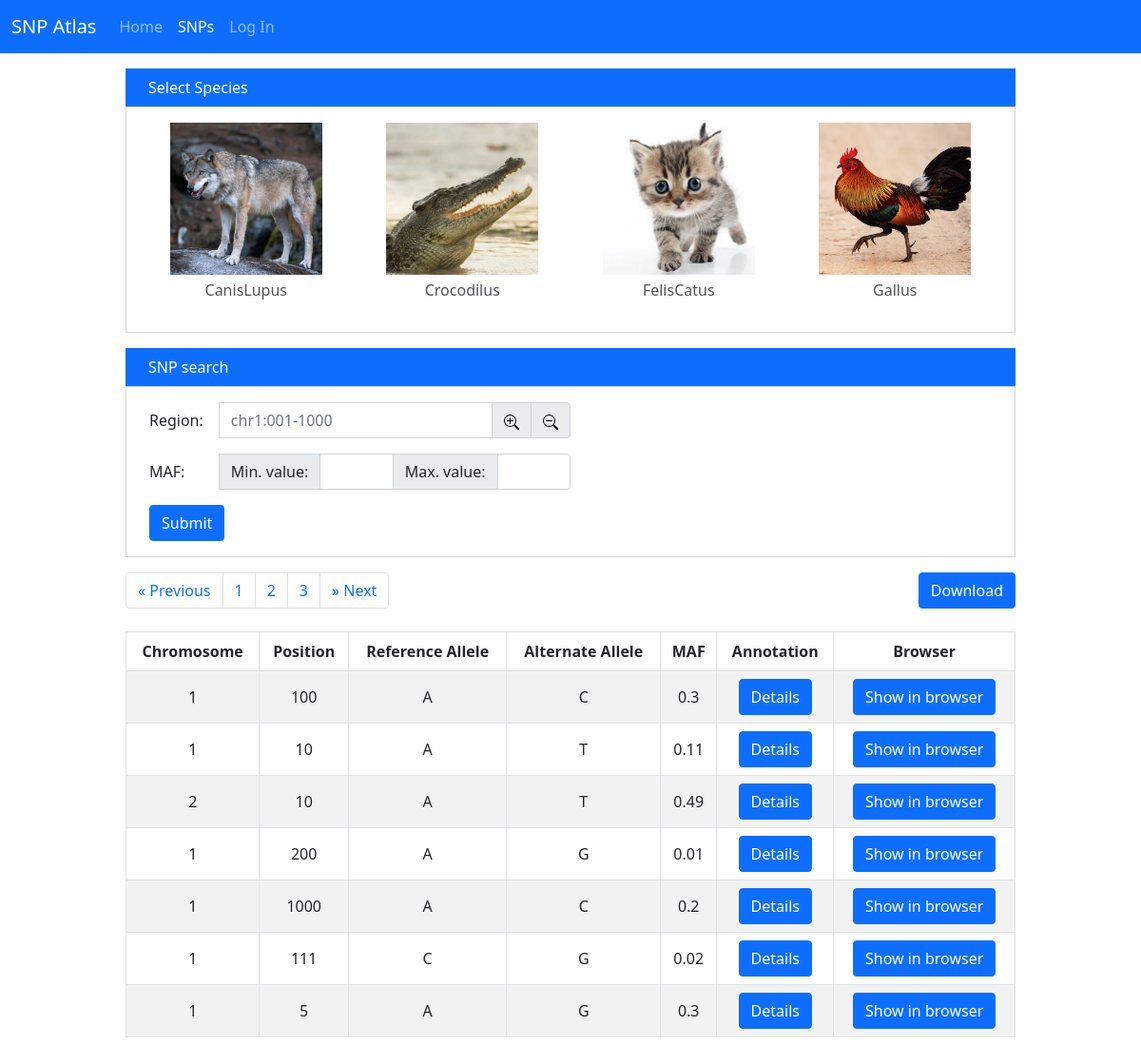
Page /snps/ on the committed database.
### snps/models.py (models this page shows, shortened)
class Species(models.Model):
    reference_genome = models.CharField(max_length=200, unique=True, null=False)
    name = models.CharField(max_length=200, null=False)
    image = models.ImageField(upload_to="images/")

class SNP(models.Model):
    chromosome = models.IntegerField()
    coordinate = models.IntegerField()
    reference_allele = models.CharField(max_length=1, choices=NUCLEOTIDES)
    alternative_allele = models.CharField(max_length=1, choices=NUCLEOTIDES)
    MAF = models.FloatField()
    sample = models.ForeignKey(Sample, on_delete=models.CASCADE)
    class Meta:
        unique_together = ["chromosome", "coordinate", "sample"]
        constraints = [
            models.CheckConstraint(check = ~models.Q(alternative_allele = models.F('reference_allele')),
                name='snips_cannot_be_equal'),
            models.CheckConstraint(check = models.Q(MAF__gte=0.0) & models.Q(MAF__lte=0.5),
                name='MAF_range')
        ]

### snps/views.py (the view)
# urls.py: path('', include('snps.urls')),
def snps(request):
    species_name = request.GET.get('chosen_species')
    if request.method == 'POST':
        form = SNPFilterForm(request.POST)
        annotations = AnnotationForm(request.POST)
        species_name = request.POST.get('chosen_species')
        region = request.POST.get('region')
        maf_min = request.POST.get('maf_min')
        maf_max = request.POST.get('maf_max')
    else:
        form = SNPFilterForm()
        annotations = AnnotationForm()
        region = None
        maf_min = None
        maf_max = None
    species = Species.objects.all()
    snps = SNP.objects.all()
    samples = Sample.objects.all()
    if species_name:
        chosen_species = Species.objects.get(name=species_name)
        samples = list(samples.filter(species=chosen_species))
        snps = snps.filter(sample__in=samples)
    if region:
        chromosome, start, end = parse_region(region)
        snps = snps.filter(chromosome=chromosome, coordinate__gte=start, coordinate__lte=end)
    if maf_min and maf_max:
        snps = snps.filter(MAF__gte=maf_min, MAF__lte=maf_max)
    context = {
        'snps': snps,
        'species_name': species_name,
        'species': species,
        'form' : form,
        'annot_form': annotations
    }
    return render(request, 'snps/snps.html', context)

### snps/forms.py
class SNPFilterForm(forms.Form):
    region = forms.CharField(
        label = 'Region',
        widget = forms.TextInput(attrs={'placeholder': 'chr1:001-1000', 'pattern': '^chr\d+:\d+-\d+$',
                                      'class': 'form-control', 'style': 'max-width: 400px;',
                                      'id': 'id_region'})
    )
    maf_min = forms.DecimalField(
        label = 'Min. value',
        widget = forms.NumberInput(attrs={'min': '0', 'max': '1', 'step': '0.01', 'id': 'id_maf_min',
                                        'class': 'form-control', 'style': 'max-width: 100px;'})
    )
    maf_max = forms.DecimalField(
        label = 'Max. value',
        widget = forms.NumberInput(attrs={'min': '0', 'max': '0.5', 'step': '0.01', 'id': 'id_maf_max',
                                        'class': 'form-control', 'style': 'max-width: 100px;'})
    )

class AnnotationForm(ModelForm):
    class Meta:
        model = Annotation
        fields = ['group', 'text']
        widgets = {
            'group' : forms.TextInput(attrs={'class' : 'form-control'}),
            'text' : forms.Textarea(attrs={'class' : 'form-control'}),
        }
        labels = {
            'group': 'Group',
            'text': 'Text',
        }

### snps/templates/snps/snps.html (shortened to what this page needs)
{% extends 'base.html' %}
{% block content %}
<body>
  <nav class="navbar navbar-expand-lg navbar-dark bg-primary">
    <div class="container-fluid">
      <a class="navbar-brand" target="_blank" href="#">SNP Atlas</a>
      <div class="collapse navbar-collapse" id="navbarNav">
        <ul class="navbar-nav me-auto mb-2 mb-lg-0">
          <li class="nav-item">
            <a class="nav-link" aria-current="page" href="{% url 'home'%}">Home</a>
          </li>
          <li class="nav-item">
            <a class="nav-link active" href="{% url 'snps'%}">SNPs</a>
          </li>
          <li class="nav-item">
            <a class="nav-link" href="{% url 'login'%}">Log In</a>
          </li>
        </ul>
      </div>
    </div>
  </nav>
  <main>
    <section>
      <div class="container-md">
        <div class="row justify-content-center mt-3">
          <div class="col">
            <nav class="navbar navbar-dark bg-primary">
              <div class="container-fluid">
                <span class="nav-item" style="color: white;">Select Species</span>
              </div>
            </nav>
          </div>
        </div>
        <div class="container-fluid" style="border: 1px solid #ced4da;">
          <div class="row justify-content-center mt-2 mb-4">
            <div>
              <ul class="list-group list-group-horizontal-md d-flex flex-wrap">
                {% for animal in species %}
                <li class="list-group-item flex-fill border-0">
                  <div class="square">
                    <img src="{{ animal.image.url }}" alt="{{ animal.name }}" title="{{ animal.name }}"
                        onclick="save_species('{{ animal.name }}')" width="100%" height="100%" style="object-fit: cover">
                  </div>
                  <div class="col">{{ animal.name }}</div>
                </li>
                {% endfor %}
              </ul>
            </div>
          </div>
        </div>
        <div class="row justify-content-md-center mt-3">
          <div class="col">
          <nav class="navbar navbar-dark bg-primary">
            <div class="container-fluid">
              <span class="nav-item" style="color: white;">SNP search</span>
            </div>
          </nav>
        <div class="container-fluid" style="border: 1px solid #ced4da;" id="chosen-species">
                <div class="col-md-6 my-2 mt-3">
                    <div class="input-group">
                      <div class="col-md-2 col-form-label">
                      {{ form.region.label_tag }}
                    </div>
                      {{ form.region }}
                        <button type="button" class="btn btn-secondary" onclick="zoom_in()"
                         style="background-color: #e9ecef; border: 1px solid #ced4da; color: black">
                        <button type="button" class="btn btn-secondary" onclick="zoom_out()"
                         style="background-color: #e9ecef; border: 1px solid #ced4da; color: black">
                  </div>
                </div>
                <div class="col-md-6 gy-3 mt-3">
                    <div class="input-group">
                      <div class="col-md-2 col-form-label">
                        MAF:
                      </div>
                      <div class="input-group-text">
                        {{ form.maf_min.label_tag }}
                      </div>
                        {{ form.maf_min }}
                        <div class="input-group-text">
                          {{ form.maf_max.label_tag }}
                        </div>
                        {{ form.maf_max }}
                    </div>
                </div>
                <div class="row-cols-auto mt-3 mb-3">
                    <button type="submit" class="btn btn-primary">Submit</button>
                </div>
            </div>
          </div>
        </div>
      </div>
      <div class="container-fluid">
      <div class="row justify-content-center mt-3">
      <div class="col">
        <nav aria-label="Pages">
        <ul class="pagination">
        <li class="page-item">
          <a class="page-link" href="#" aria-label="Previous">
          <span aria-hidden="true">&laquo;</span>
          <span class="sr-only">Previous</span>
          </a>
        </li>
        <li class="page-item"><a class="page-link" href="#">1</a></li>
        <li class="page-item"><a class="page-link" href="#">2</a></li>
        <li class="page-item"><a class="page-link" href="#">3</a></li>
        <li class="page-item">
          <a class="page-link" href="#" aria-label="Next">
          <span aria-hidden="true">&raquo;</span>
          <span class="sr-only">Next</span>
          </a>
        </li>
        </ul>
      </nav>
      </div>
      <div class="col">
        <button class="btn btn-primary float-end" type="submit">
          Download
        </button>
      </div>
      </div>
    <div class="row justify-content-center">
      <div class="col">
      <table class="table table-striped table-bordered my-2 text-center align-middle">
        <thead class="text-center">
          <tr>
            <th scope="col">Chromosome</th>
            <th scope="col">Position</th>
            <th scope="col">Reference Allele</th>
            <th scope="col">Alternate Allele</th>
            <th scope="col">MAF</th>
            <th scope="col">Annotation</th>
            <th scope="col">Browser</th>
          </tr>
        </thead>
        <tbody>
          {% for snp in snps %}
          <tr class="snp-row">
            <td>{{ snp.chromosome }}</td>
            <td>{{ snp.coordinate }}</td>
            <td>{{ snp.reference_allele }}</td>
            <td>{{ snp.alternative_allele }}</td>
            <td>{{ snp.MAF }}</td>
            <td class="text-center">
              <button type="button" class="btn btn-primary" data-bs-toggle="modal"
              data-bs-target="#annotationsModal" onclick="save_snp('{{ snp.id }}')">Details</button>
            </td>
            <td class="text-center">
              <button type="button" class="btn btn-primary" data-bs-toggle="modal"
              data-bs-target="#annotationsModal" onclick="download_snp('{{ snp.id }}')">Show in browser</button>
            </td>
          </tr>
          {% endfor %}
        </tbody>
      </table>
      </div>
    </div>
</div>
    </section>
  </main>
</body>
{% endblock %}

### snps/templates/base.html (shortened to what this page needs)
<!DOCTYPE html>
<html lang="en">
{% load static %}
<head>
    <link href="https://cdn.jsdelivr.net/npm/bootstrap@5.0.2/dist/css/bootstrap.min.css" rel="stylesheet">
    <link rel="stylesheet" href="../static/styles.css">
</head>
{% block content %}
{% endblock %}
</html>

### snps/static/styles.css (style rules this page uses)
main { margin-left: 10%; margin-right: 10% }
.square { width: 10em; height: 10em; background-color: #ced4da; margin-left: auto; margin-right: auto; padding: 0; }
.square + div { color: #525457; text-align: center; margin-top: 4px; }

### rows in the picture
Species: image (picture), name "CanisLupus"
Species: image (picture), name "Crocodilus"
Species: image (picture), name "FelisCatus"
Species: image (picture), name "Gallus"
SNP: chromosome "1", coordinate "100", reference_allele "A", alternative_allele "C", MAF "0.3"
SNP: chromosome "1", coordinate "10", reference_allele "A", alternative_allele "T", MAF "0.11"
SNP: chromosome "2", coordinate "10", reference_allele "A", alternative_allele "T", MAF "0.49"
SNP: chromosome "1", coordinate "200", reference_allele "A", alternative_allele "G", MAF "0.01"
SNP: chromosome "1", coordinate "1000", reference_allele "A", alternative_allele "C", MAF "0.2"
SNP: chromosome "1", coordinate "111", reference_allele "C", alternative_allele "G", MAF "0.02"
SNP: chromosome "1", coordinate "5", reference_allele "A", alternative_allele "G", MAF "0.3"
